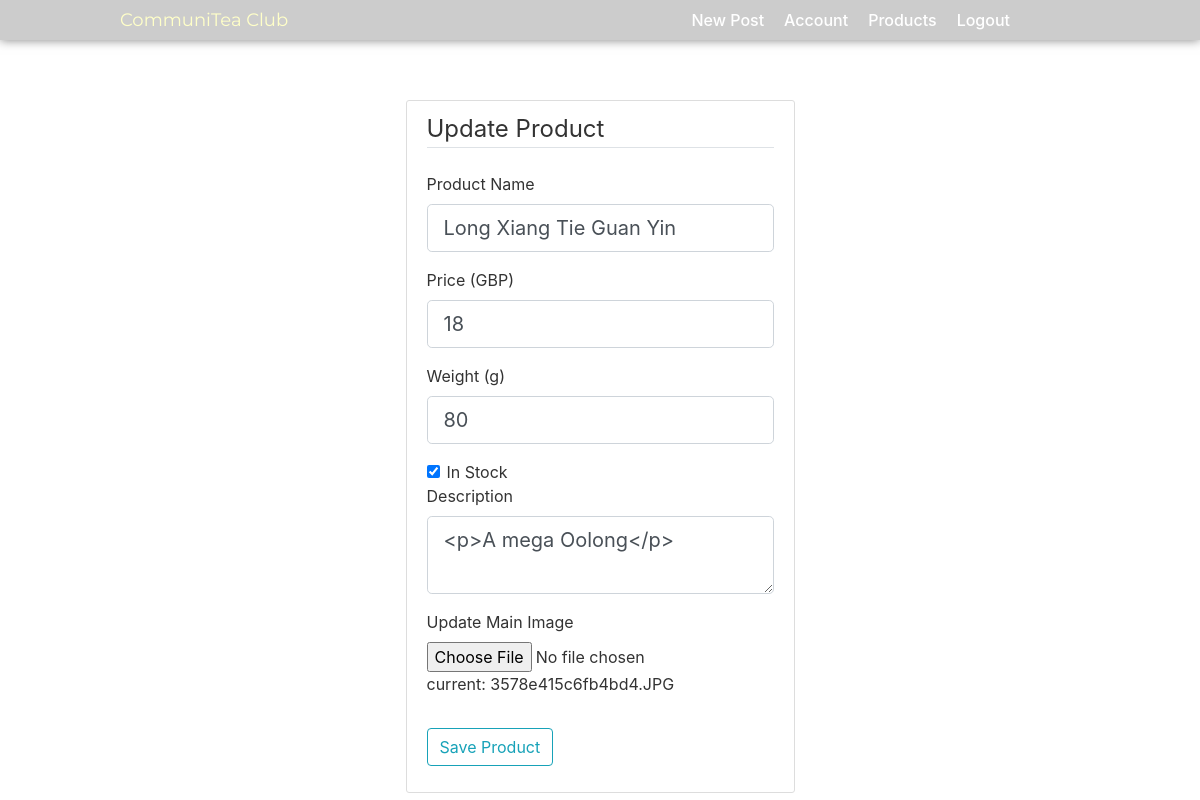
Screenshot of /product/2/update (signed in) with the database file from the repository.
### cmsdash/models.py (models this page shows, shortened)
class Product(db.Model):
    id = db.Column(db.Integer, primary_key=True)
    name = db.Column(db.String(120), nullable=False)
    price = db.Column(db.Integer, nullable=False)
    in_stock = db.Column(db.Boolean, nullable=False, default=True)
    description = db.Column(db.Text, nullable=False)
    main_image = db.Column(db.String(20), nullable=False, default='default.png')
    weight = db.Column(db.Integer, nullable=True)

### cmsdash/products/routes.py (the view)
@products.route('/product/<int:product_id>/update', methods=['GET', 'POST'])
@login_required
def update_product(product_id):
    product = Product.query.get_or_404(product_id)
    form = NewProductForm()
    if form.validate_on_submit():
        print(form.picture.data)
        if form.picture.data:
            picture_file = save_picture(form.picture.data)
            product.main_image = picture_file
        product.name = form.name.data
        product.description = form.description.data
        product.price = form.price.data
        product.in_stock = form.in_stock.data
        product.weight = form.weight.data
        db.session.commit()
        flash('Product updated!', 'success')
        return redirect(url_for('products.all_products'))
    elif request.method == 'GET':
        form.name.data = product.name
        form.description.data = product.description
        form.price.data = product.price
        form.in_stock.data = product.in_stock
        form.weight.data = product.weight
        form.picture.data = product.main_image
    return render_template('new_product.html', title='Update Product', form=form, legend='Update Product')

### cmsdash/products/forms.py
class NewProductForm(FlaskForm):
    name = StringField('Product Name', validators=[DataRequired()])
    price = FloatField('Price (GBP)', validators=[DataRequired()])
    in_stock = BooleanField('In Stock', validators=[DataRequired()])
    description = TextAreaField('Description', validators=[DataRequired()], id='summernote')
    picture = FileField('Update Main Image', validators=[FileAllowed(['jpg', 'png'])])
    weight = FloatField('Weight (g)')
    submit = SubmitField('Save Product')

### cmsdash/models.py (called while the page is built)
@login_manager.user_loader
def load_user(user_id):
    return User.query.get(int(user_id))

### cmsdash/templates/new_product.html (shortened to what this page needs)
{% extends "layout.html" %}
{% block content %}
    <div class="content-section">
        <form method="POST" action="" enctype="multipart/form-data">
            <fieldset class="form-group">
                <legend class="border-bottom mb-4">{{ legend }}</legend>
                <div class="form-group">
                    {{ form.name.label(class='form-control-label') }}
                    {% if form.name.errors %}
                        {{ form.name(class='form-control form-control-lg is-invalid') }}
                    <div class="invalid-feedback">
                        {% for error in form.name.errors %}
                            <span>{{error}}</span>
                        {% endfor %}
                    </div>
                    {% else %}
                        {{ form.name(class='form-control form-control-lg') }}
                    {% endif %}
                </div>
                <div class="form-group">
                    {{ form.price.label(class='form-control-label') }}
                    {% if form.price.errors %}
                        {{ form.price(class='form-control form-control-lg is-invalid') }}
                    <div class="invalid-feedback">
                        {% for error in form.price.errors %}
                            <span>{{error}}</span>
                        {% endfor %}
                    </div>
                    {% else %}
                        {{ form.price(class='form-control form-control-lg') }}
                    {% endif %}
                </div>
                <div class="form-group">
                    {{ form.weight.label(class='form-control-label') }}
                    {% if form.weight.errors %}
                        {{ form.weight(class='form-control form-control-lg is-invalid') }}
                    <div class="invalid-feedback">
                        {% for error in form.weight.errors %}
                            <span>{{error}}</span>
                        {% endfor %}
                    </div>
                    {% else %}
                        {{ form.weight(class='form-control form-control-lg') }}
                    {% endif %}
                </div>
                <div class="form-check">
                    {{form.in_stock(class='form-check-input')}}
                    {{form.in_stock.label(class='form-check-label')}}
                </div>
                <div class="form-group">
                    {{ form.description.label(class='form-control-label') }}
                    {% if form.description.errors %}
                        {{ form.description(class='form-control form-control-lg is-invalid') }}
                    <div class="invalid-feedback">
                        {% for error in form.description.errors %}
                            <span>{{error}}</span>
                        {% endfor %}
                    </div>
                    {% else %}
                        {{ form.description(class='form-control form-control-lg') }}
                    {% endif %}
                </div>
                <div class="form-group">
                    {{ form.picture.label() }}
                    {{ form.picture(class='form-control-file') }}
                    current: {{ form.picture.data }}
                </div>
            </fieldset>
            <div class="form-group">
                {{ form.submit(class='btn btn-outline-info') }}
            </div>
        </form>
    </div>
{% endblock content %}

### cmsdash/static/main.css (style rules this page uses)
html { height:100%; }
body { background: white !important; color: #333333; height:500px;; }
.content-section { background: white; padding: 10px 20px; border: 1px solid #dddddd; border-radius: 3px; margin-bottom: 20px; }

### rows the page displays
Product: name "Long Xiang Tie Guan Yin", price "18", weight "80", in_stock "☑", description "<p>A mega Oolong</p>", picture.data "3578e415c6fb4bd4.JPG"

### other values shown
{{ legend }} "Update Product"
